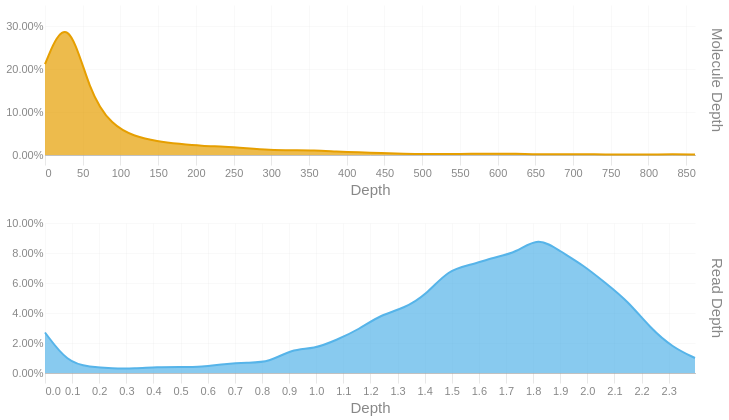

The notebook cell this image was saved under:
### Code cell
readdep = depth_hist(tb['Read Depth'], q99, 3)
readdep = readdep.with_columns(pl.lit('Read Depth').alias('Metric'))
if not SKIPLR:
    moldep = depth_hist(tb['Molecule Depth'], mol_q99, 1)
    moldep = moldep.with_columns(pl.lit('Molecule Depth').alias('Metric'))
    _hist = pl.concat([readdep, moldep])
    _hist = _hist.filter(pl.col('Proportion') != 0)
    with SafeRender(_hist):
        (
            alt.Chart(_hist)        
            .mark_area(interpolate = "basis")
            .encode(
                x=alt.X('Bin:Q').scale(domainMin=0).axis(alt.Axis(title='Depth')),
                y = alt.Y('Proportion:Q', title = None).axis(format = '.2%'),
                color = alt.Color('Metric:N').legend(None),
                row = alt.Row("Metric:N").header(title = None, labelOrient = 'right'),
                tooltip = [
                    alt.Tooltip("Metric:N", title = "Metric"),
                    alt.Tooltip('Interval:N', title = "Depth Interval"),
                    alt.Tooltip('Proportion:Q', title = "% Alignments").format('.2%')
                ]
            )
            .resolve_scale(x='independent', y='independent')
            .properties(
                height = 150, width = 650,
                usermeta={'embedOptions': {'downloadFileName': f'{samplename}.depth.hist'}}
            )
        ).display()
else:
    readdep = readdep.filter(pl.col('Proportion') != 0)
    with SafeRender(readdep):
        (
            alt.Chart(readdep)        
            .mark_area(interpolate = "basis")
            .encode(
                x=alt.X('Bin:Q').scale(domainMin=0).axis(alt.Axis(title='Depth')),
                y = alt.Y('Proportion:Q', title = None).axis(format = '.2%'),
                tooltip = [
                    alt.Tooltip('Interval:N', title = "Depth Interval"),
                    alt.Tooltip('Proportion:Q', title = "% Alignments").format('.2%')
                ]
            )
            .properties(
                usermeta={'embedOptions': {'downloadFileName': f'{samplename}.depth.hist'}}
            )
        ).display()

### Figure 1 — Vega-Lite specification as saved in the notebook (floating-point values rounded to 4 significant figures)
{"width": 650, "height": 150, "config": {"title": {"anchor": "start", "dy": -15, "fontSize": 18, "color": "#888888", "subtitleColor": "#888888", "subtitleFontSize": 14}, "arc": {"fill": "#0072B2"}, "axis": {"domainColor": "#888888", "domainWidth": 0.5, "gridWidth": 0.2, "grid": false, "titleFontWeight": 400, "titleFontSize": 15, "labelFontSize": 11, "labelColor": "#888888", "tickColor": "#888888", "tickWidth": 0.2, "titleColor": "#888888"}, "axisBand": {"grid": false}, "axisX": {"grid": true, "tickSize": 10, "domainCap": "round"}, "axisY": {"domain": false, "grid": true, "tickSize": 0, "domainCap": "round"}, "background": "transparent", "header": {"labelFontSize": 15, "labelColor": "#888888", "titleFontSize": 15, "titleFontWeight": 600, "titleColor": "#888888"}, "legend": {"labelFont": "sans-serif", "labelFontSize": 12, "labelColor": "#888888", "symbolSize": 100, "symbolType": "circle", "titleFontSize": 12, "titlePadding": 10, "titleColor": "#888888", "title": null}, "range": {"category": ["#E69F00", "#56B4E9", "#009E73", "#F0E442", "#0072B2", "#D55E00", "#CC79A7", "#000000"], "diverging": ["#cfe8f3", "#a2d4ec", "#73bfe2", "#46abdb", "#1696d2", "#12719e"]}, "area": {"fill": "#0072B2", "fillOpacity": 0.7, "line": true, "strokeOpacity": 0.7}, "line": {"color": "#0072B2", "stroke": "#0072B2", "strokeWidth": 2}, "trail": {"color": "#0072B2", "stroke": "#0072B2", "strokeWidth": 0, "size": 1}, "point": {"filled": true, "fillOpacity": 1.0, "size": 95}, "text": {"color": "#888888", "fontSize": 11, "align": "right", "fontWeight": 400, "size": 11}, "bar": {"fill": "#0072B2", "stroke": null}, "view": {"stroke": null, "continuousWidth": 660, "continuousHeight": 400}}, "data": {"name": "data-8c86bb0b33ce0bcd18415c231eb44f37"}, "mark": {"type": "area", "interpolate": "basis"}, "encoding": {"color": {"field": "Metric", "legend": null, "type": "nominal"}, "row": {"field": "Metric", "header": {"title": null, "labelOrient": "right"}, "type": "nominal"}, "tooltip": [{"field": "Metric", "title": "Metric", "type": "nominal"}, {"field": "Interval", "title": "Depth Interval", "type": "nominal"}, {"field": "Proportion", "format": ".2%", "title": "% Alignments", "type": "quantitative"}], "x": {"axis": {"title": "Depth"}, "field": "Bin", "scale": {"domainMin": 0}, "type": "quantitative"}, "y": {"axis": {"format": ".2%"}, "field": "Proportion", "title": null, "type": "quantitative"}}, "resolve": {"scale": {"x": "independent", "y": "independent"}}, "usermeta": {"embedOptions": {"downloadFileName": "S5_Connecticut_983.depth.hist"}}, "$schema": "https://vega.github.io/schema/vega-lite/v6.1.0.json", "datasets": {"data-8c86bb0b33ce0bcd18415c231eb44f37": [{"Bin": 0.0, "Interval": "0.0-0.083", "Proportion": 0.027, "Metric": "Read Depth"}, {"Bin": 0.083, "Interval": "0.083-0.165", "Proportion": 0.007, "Metric": "Read Depth"}, {"Bin": 0.165, "Interval": "0.165-0.248", "Proportion": 0.004, "Metric": "Read Depth"}, {"Bin": 0.248, "Interval": "0.248-0.331", "Proportion": 0.003, "Metric": "Read Depth"}, {"Bin": 0.331, "Interval": "0.331-0.413", "Proportion": 0.003, "Metric": "Read Depth"}, {"Bin": 0.413, "Interval": "0.413-0.496", "Proportion": 0.004, "Metric": "Read Depth"}, {"Bin": 0.496, "Interval": "0.496-0.579", "Proportion": 0.004, "Metric": "Read Depth"}, {"Bin": 0.579, "Interval": "0.579-0.661", "Proportion": 0.004, "Metric": "Read Depth"}, {"Bin": 0.661, "Interval": "0.661-0.744", "Proportion": 0.006, "Metric": "Read Depth"}, {"Bin": 0.744, "Interval": "0.744-0.827", "Proportion": 0.007, "Metric": "Read Depth"}, {"Bin": 0.827, "Interval": "0.827-0.909", "Proportion": 0.007, "Metric": "Read Depth"}, {"Bin": 0.909, "Interval": "0.909-0.992", "Proportion": 0.016, "Metric": "Read Depth"}, {"Bin": 0.992, "Interval": "0.992-1.075", "Proportion": 0.016, "Metric": "Read Depth"}, {"Bin": 1.075, "Interval": "1.075-1.157", "Proportion": 0.022, "Metric": "Read Depth"}, {"Bin": 1.157, "Interval": "1.157-1.24", "Proportion": 0.029, "Metric": "Read Depth"}, {"Bin": 1.24, "Interval": "1.24-1.323", "Proportion": 0.039, "Metric": "Read Depth"}, {"Bin": 1.323, "Interval": "1.323-1.405", "Proportion": 0.043, "Metric": "Read Depth"}, {"Bin": 1.405, "Interval": "1.405-1.488", "Proportion": 0.052, "Metric": "Read Depth"}, {"Bin": 1.488, "Interval": "1.488-1.571", "Proportion": 0.069, "Metric": "Read Depth"}, {"Bin": 1.571, "Interval": "1.571-1.653", "Proportion": 0.072, "Metric": "Read Depth"}, {"Bin": 1.653, "Interval": "1.653-1.736", "Proportion": 0.077, "Metric": "Read Depth"}, {"Bin": 1.736, "Interval": "1.736-1.819", "Proportion": 0.08, "Metric": "Read Depth"}, {"Bin": 1.819, "Interval": "1.819-1.901", "Proportion": 0.091, "Metric": "Read Depth"}, {"Bin": 1.901, "Interval": "1.901-1.984", "Proportion": 0.081, "Metric": "Read Depth"}, {"Bin": 1.984, "Interval": "1.984-2.067", "Proportion": 0.072, "Metric": "Read Depth"}, {"Bin": 2.067, "Interval": "2.067-2.149", "Proportion": 0.06, "Metric": "Read Depth"}, {"Bin": 2.149, "Interval": "2.149-2.232", "Proportion": 0.048, "Metric": "Read Depth"}, {"Bin": 2.232, "Interval": "2.232-2.315", "Proportion": 0.03, "Metric": "Read Depth"}, {"Bin": 2.315, "Interval": "2.315-2.397", "Proportion": 0.017, "Metric": "Read Depth"}, {"Bin": 2.397, "Interval": "2.397-2.48", "Proportion": 0.01, "Metric": "Read Depth"}, {"Bin": 0.0, "Interval": "0.0-29.7", "Proportion": 0.212, "Metric": "Molecule Depth"}, {"Bin": 29.7, "Interval": "29.7-59.4", "Proportion": 0.339, "Metric": "Molecule Depth"}, {"Bin": 59.4, "Interval": "59.4-89.1", "Proportion": 0.142, "Metric": "Molecule Depth"}, {"Bin": 89.1, "Interval": "89.1-118.9", "Proportion": 0.069, "Metric": "Molecule Depth"}, {"Bin": 118.9, "Interval": "118.9-148.6", "Proportion": 0.043, "Metric": "Molecule Depth"}, {"Bin": 148.6, "Interval": "148.6-178.3", "Proportion": 0.032, "Metric": "Molecule Depth"}, {"Bin": 178.3, "Interval": "178.3-208.0", "Proportion": 0.026, "Metric": "Molecule Depth"}, {"Bin": 208.0, "Interval": "208.0-237.7", "Proportion": 0.021, "Metric": "Molecule Depth"}, {"Bin": 237.7, "Interval": "237.7-267.4", "Proportion": 0.02, "Metric": "Molecule Depth"}, {"Bin": 267.4, "Interval": "267.4-297.2", "Proportion": 0.016, "Metric": "Molecule Depth"}, {"Bin": 297.2, "Interval": "297.2-326.9", "Proportion": 0.012, "Metric": "Molecule Depth"}, {"Bin": 326.9, "Interval": "326.9-356.6", "Proportion": 0.011, "Metric": "Molecule Depth"}, {"Bin": 356.6, "Interval": "356.6-386.3", "Proportion": 0.011, "Metric": "Molecule Depth"}, {"Bin": 386.3, "Interval": "386.3-416.0", "Proportion": 0.008, "Metric": "Molecule Depth"}, {"Bin": 416.0, "Interval": "416.0-445.7", "Proportion": 0.006, "Metric": "Molecule Depth"}, {"Bin": 445.7, "Interval": "445.7-475.4", "Proportion": 0.005, "Metric": "Molecule Depth"}, {"Bin": 475.4, "Interval": "475.4-505.2", "Proportion": 0.003, "Metric": "Molecule Depth"}, {"Bin": 505.2, "Interval": "505.2-534.9", "Proportion": 0.002, "Metric": "Molecule Depth"}, {"Bin": 534.9, "Interval": "534.9-564.6", "Proportion": 0.002, "Metric": "Molecule Depth"}, {"Bin": 564.6, "Interval": "564.6-594.3", "Proportion": 0.003, "Metric": "Molecule Depth"}, {"Bin": 594.3, "Interval": "594.3-624.0", "Proportion": 0.003, "Metric": "Molecule Depth"}, {"Bin": 624.0, "Interval": "624.0-653.7", "Proportion": 0.003, "Metric": "Molecule Depth"}, {"Bin": 653.7, "Interval": "653.7-683.5", "Proportion": 0.001, "Metric": "Molecule Depth"}, {"Bin": 683.5, "Interval": "683.5-713.2", "Proportion": 0.002, "Metric": "Molecule Depth"}, {"Bin": 713.2, "Interval": "713.2-742.9", "Proportion": 0.002, "Metric": "Molecule Depth"}, {"Bin": 742.9, "Interval": "742.9-772.6", "Proportion": 0.001, "Metric": "Molecule Depth"}, {"Bin": 772.6, "Interval": "772.6-802.3", "Proportion": 0.001, "Metric": "Molecule Depth"}, {"Bin": 802.3, "Interval": "802.3-832.0", "Proportion": 0.001, "Metric": "Molecule Depth"}, {"Bin": 832.0, "Interval": "832.0-861.7", "Proportion": 0.002, "Metric": "Molecule Depth"}, {"Bin": 861.7, "Interval": "861.7-891.46", "Proportion": 0.001, "Metric": "Molecule Depth"}]}}
